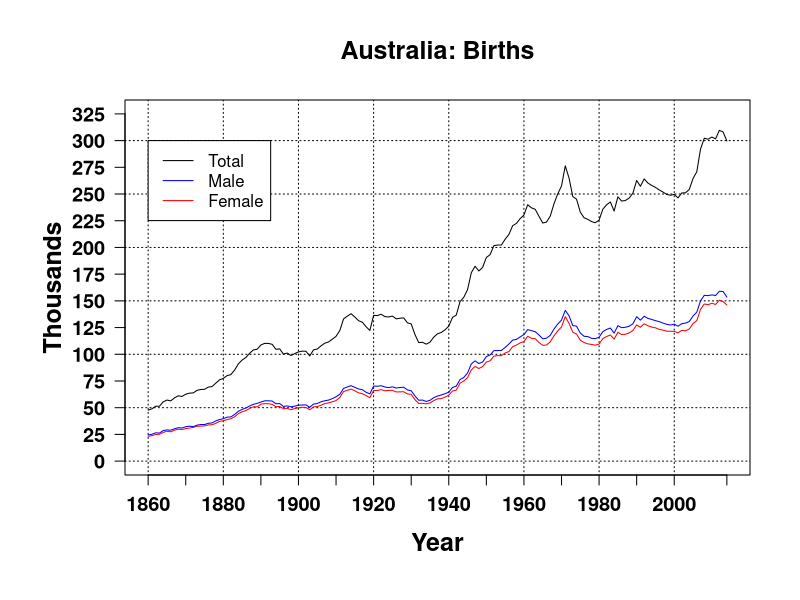

Generate this figure with R:
### HMDcode.R
### 11/30/17 cmm
### This an edit to file using GitHub web interface 12/5/17 and "Commit changes" button

### set working directory where files are located
setwd("/homes/cmmar/CSDE502Unix")

### read data file
dd <- read.table(file="Australia_Births.dat", header=TRUE)
# > str(dd)
# 'data.frame':	155 obs. of  4 variables:
#   $ Year  : int  1860 1861 1862 1863 1864 1865 1866 1867 1868 1869 ...
# $ Female: int  23262 23806 24896 25134 26838 27986 27457 28922 29896 29527 ...
# $ Male  : int  24464 25102 26483 26233 28608 29175 28927 30245 31269 30996 ...
# $ Total : int  47726 48908 51379 51367 55446 57161 56384 59167 61165 60523 ...

### figuring out axis limits
# > min(dd[,2:4])
# [1] 23262
# > max(dd[,2:4])
# [1] 309582
# > min(dd$Year)
# [1] 1860
# > max(dd$Year)
# [1] 2014

### default margins (bottom, left, top, right) in inches
# > par()$mai
# [1] 1.02 0.82 0.82 0.42

###### plot in thousands
### create plot as .pdf
pdf(file="AustraliaBirths.pdf", height=12, width=18)

### increase margins
par(mai=c(1.25, 1.25, 1, .5))

### plot total
plot(dd$Year, dd$Total/1000, ylim=c(0,325), type="l",
     xaxt="n", yaxt="n", cex.lab=1.5, font.lab=2, font.main=2,cex.main=1.5,
     xlab="Year", ylab="Thousands",main="Australia: Births")

### x-axis, bold
axis(side=1, at=c(seq(1860,2000,10), 2014), cex.axis=1.2, font=2 )
### y-axis, bold
axis(side=2, at=seq(0,325,25), labels=seq(0,325,25), las=1, cex.axis=1.2, font=2)

### grid lines
segments(x0=seq(1860, 2000, 20), x1=seq(1860, 2000, 20), y0=-10, y1=500, lty="dotted")
segments(y0=seq(0, 3000, 50), y1=seq(0, 3000, 50), x0=-10, x1=3000, lty="dotted")

### plot females
lines(dd$Year, dd$Female/1000, col="red")
### plot males
lines(dd$Year, dd$Male/1000, col="blue")

legend(1860,300, legend=c("Total","Male","Female"), lty=1, col=c("black","blue","red"))

dev.off()
